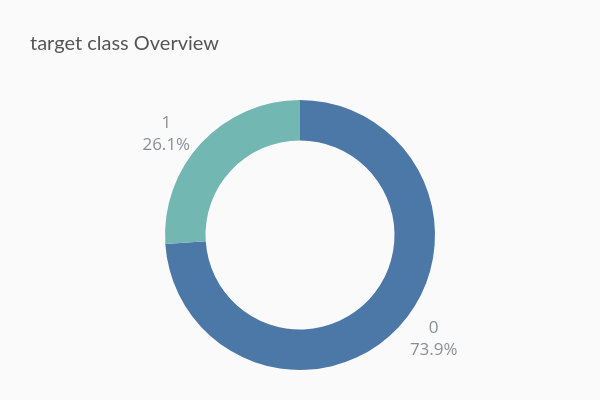

The notebook cell this image was saved under:
### Code cell
fig2 = px.pie(
    df,
    names='target',
    height=400,
    width=600,
    hole=0.7,
    title='target class Overview',
    color_discrete_sequence=['#4c78a8', '#72b7b2']
)
fig2.update_traces(
    hovertemplate=None,
    textposition='outside',
    textinfo='percent+label',
    rotation=0
)
fig2.update_layout(
    margin=dict(t=100, b=30, l=0, r=0),
    showlegend=False,
    plot_bgcolor='#fafafa',
    paper_bgcolor='#fafafa',
    title_font=dict(size=20, color='#555', family="Lato, sans-serif"),
    font=dict(size=17, color='#8a8d93'),
    hoverlabel=dict(
    bgcolor="#444",
    font_size=13,
    font_family="Lato, sans-serif"
)
)
fig2.show()

### Figure 1 — Plotly figure (JSON) as saved in the notebook; plotly's stock layout.template omitted (floating-point values rounded to 4 significant figures; data arrays with more than 128 entries replaced by an {"elided": "..."} marker saying what was removed)
{"data": [{"domain": {"x": [0.0, 1.0], "y": [0.0, 1.0]}, "hole": 0.7, "labels": {"elided": "100000 int values"}, "legendgroup": "", "name": "", "rotation": 0, "showlegend": true, "textinfo": "percent+label", "textposition": "outside", "type": "pie"}], "layout": {"font": {"color": "#8a8d93", "size": 17}, "height": 400, "hoverlabel": {"bgcolor": "#444", "font": {"family": "Lato, sans-serif", "size": 13}}, "legend": {"tracegroupgap": 0}, "margin": {"b": 30, "l": 0, "r": 0, "t": 100}, "paper_bgcolor": "#fafafa", "piecolorway": ["#4c78a8", "#72b7b2"], "plot_bgcolor": "#fafafa", "showlegend": false, "title": {"font": {"color": "#555", "family": "Lato, sans-serif", "size": 20}, "text": "target class Overview"}, "width": 600}}
